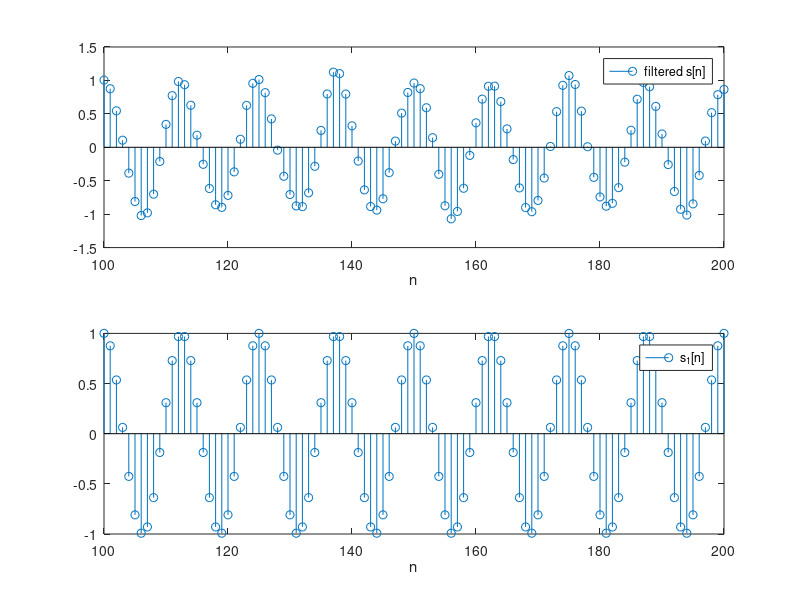

This figure's MATLAB source:
clear all
close all
clc

N = 101;
n=0:N-1;
h=0.4*sinc(0.4*(n-(N-1)/2));


T=1;				%assume a time duration of 1 sec.
t=[0:1/2000:1];
N = length(t);
s1=cos(2*pi*160*t);
s2=cos(2*pi*600*t);
s =s1+s2+randn(1,N)*sqrt(0.01);

y=conv(s,h);
subplot(211)
stem(0:length(y)-1,y);
xlim([100 200])
xlabel('n')
legend('filtered s[n]'); 
subplot(212)

stem(0:length(s1)-1,s1);
xlim([100 200])
xlabel('n')
legend('s_1[n]'); 